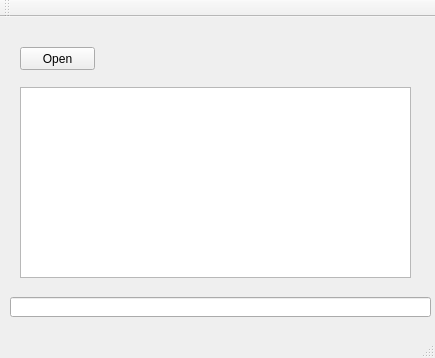
<?xml version="1.0" encoding="UTF-8"?>
<ui version="4.0">
 <class>MainWindow</class>
 <widget class="QMainWindow" name="MainWindow">
  <property name="geometry">
   <rect>
    <x>0</x>
    <y>0</y>
    <width>435</width>
    <height>358</height>
   </rect>
  </property>
  <property name="windowTitle">
   <string>MainWindow</string>
  </property>
  <widget class="QWidget" name="centralWidget">
   <widget class="QPushButton" name="open_update_package">
    <property name="geometry">
     <rect>
      <x>20</x>
      <y>30</y>
      <width>75</width>
      <height>23</height>
     </rect>
    </property>
    <property name="text">
     <string>Open</string>
    </property>
   </widget>
   <widget class="QLineEdit" name="lineEdit">
    <property name="geometry">
     <rect>
      <x>10</x>
      <y>280</y>
      <width>421</width>
      <height>20</height>
     </rect>
    </property>
   </widget>
   <widget class="QTextEdit" name="update_output">
    <property name="geometry">
     <rect>
      <x>20</x>
      <y>70</y>
      <width>391</width>
      <height>191</height>
     </rect>
    </property>
   </widget>
  </widget>
  <widget class="QMenuBar" name="menuBar">
   <property name="geometry">
    <rect>
     <x>0</x>
     <y>0</y>
     <width>435</width>
     <height>23</height>
    </rect>
   </property>
  </widget>
  <widget class="QToolBar" name="mainToolBar">
   <attribute name="toolBarArea">
    <enum>TopToolBarArea</enum>
   </attribute>
   <attribute name="toolBarBreak">
    <bool>false</bool>
   </attribute>
  </widget>
  <widget class="QStatusBar" name="statusBar"/>
 </widget>
 <layoutdefault spacing="6" margin="11"/>
 <resources/>
 <connections/>
</ui>
